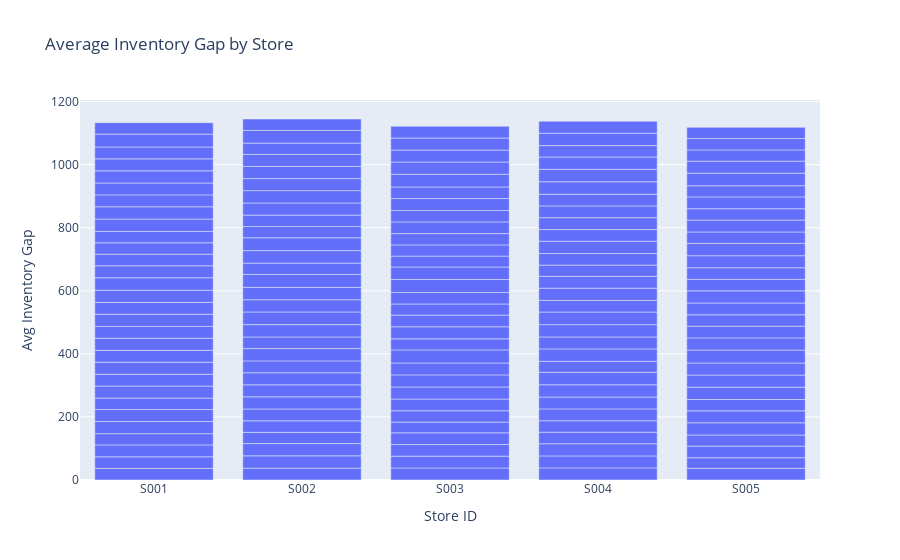

Here is the notebook cell this chart was saved with:
### Markdown cell above
## 1. Average Inventory Gap by Store

### Code cell
fig = px.bar(
    vw_inventory_gap,
    x='store_id',
    y='inventory_gap',
    title='Average Inventory Gap by Store',
    labels={'store_id': 'Store ID', 'inventory_gap': 'Avg Inventory Gap'}
)
fig.show()

### Figure 1 — Plotly figure (JSON) as saved in the notebook; plotly's stock layout.template omitted (floating-point values rounded to 4 significant figures; data arrays with more than 128 entries replaced by an {"elided": "..."} marker saying what was removed)
{"data": [{"alignmentgroup": "True", "hovertemplate": "Store ID=%{x}<br>Avg Inventory Gap=%{y}<extra></extra>", "legendgroup": "", "marker": {"color": "#636efa", "pattern": {"shape": ""}}, "name": "", "offsetgroup": "", "orientation": "v", "showlegend": false, "textposition": "auto", "type": "bar", "x": {"elided": "150 str values"}, "xaxis": "x", "y": {"elided": "150 float values"}, "yaxis": "y"}], "layout": {"barmode": "relative", "legend": {"tracegroupgap": 0}, "title": {"text": "Average Inventory Gap by Store"}, "xaxis": {"anchor": "y", "domain": [0, 1], "title": {"text": "Store ID"}}, "yaxis": {"anchor": "x", "domain": [0, 1], "title": {"text": "Avg Inventory Gap"}}}}
